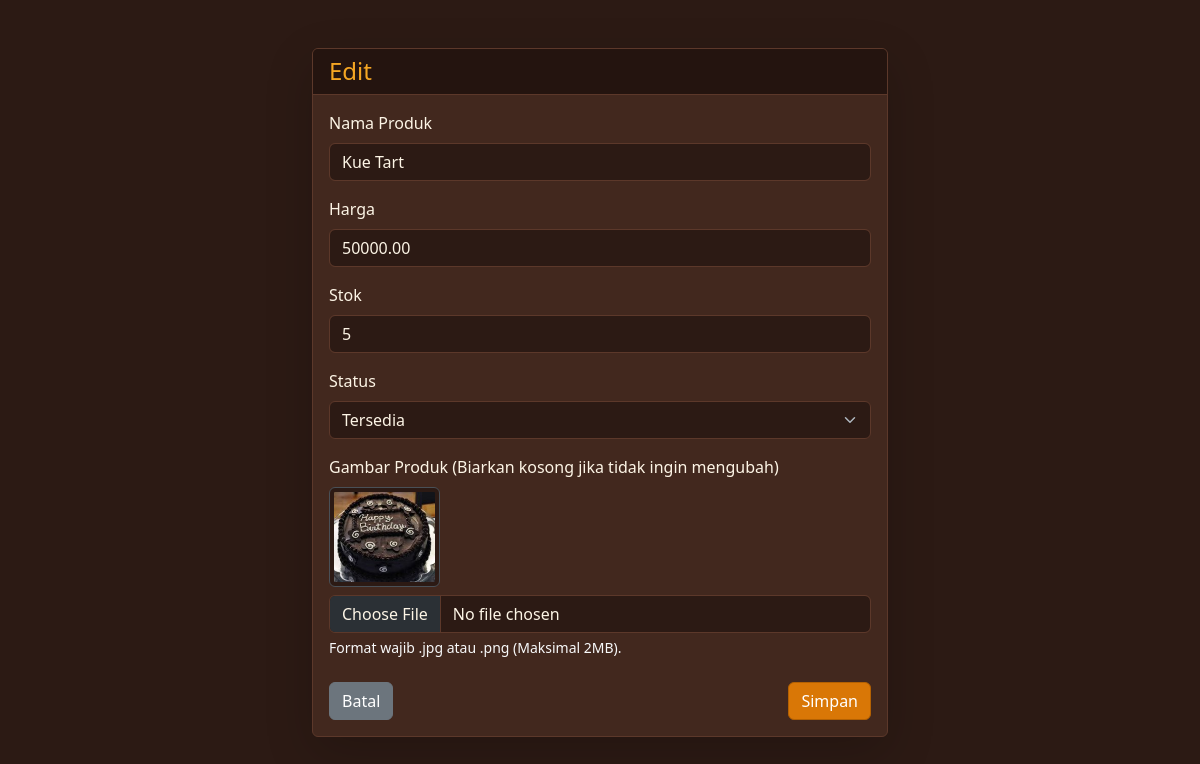
/index.php?page=edit&id=12 (signed in), run on the app's committed database.
### tables this page shows
CREATE TABLE `produk` (
  `id` int(11) NOT NULL,
  `nama` varchar(100) NOT NULL,
  `harga` decimal(10,2) NOT NULL,
  `stok` int(11) NOT NULL,
  `status` varchar(20) DEFAULT 'Tersedia',
  `gambar` varchar(255) DEFAULT NULL,
  `thumbpath` varchar(255) DEFAULT NULL
);

### models/Product.php (called while the page is built, shortened)
<?php
class Product {
    private $conn;
    public function __construct($db) {
        $this->conn = $db;
    }
    public function getProductById($id) {
        $stmt = $this->conn->prepare("SELECT * FROM produk WHERE id = ?");
        $stmt->bind_param("i", $id);
        $stmt->execute();
        return $stmt->get_result()->fetch_assoc();
    }
}
?>

### config/database.php (called while the page is built, shortened)
<?php
function escape_output($string) {
    return htmlspecialchars($string, ENT_QUOTES, 'UTF-8');
}
?>

### views/edit.php (the view, shortened to what this page needs)
<!DOCTYPE html>
<html lang="id" data-bs-theme="dark">
<head>
    <link href="https://cdn.jsdelivr.net/npm/bootstrap@5.3.0/dist/css/bootstrap.min.css" rel="stylesheet">
</head>
<body>
    <div class="container mt-5" style="max-width: 600px;">
        <div class="card shadow-lg border-secondary form-animasi">
            <div class="card-header bg-warning text-dark">
                <h4 class="mb-0">Edit</h4>
            </div>
            <div class="card-body">
                <form method="POST" action="index.php?page=edit&id=<?= $data['id'] ?>" enctype="multipart/form-data">
                    <div class="mb-3">
                        <label class="form-label">Nama Produk</label>
                        <input type="text" name="nama_produk" class="form-control" value="<?= escape_output($data['nama']) ?>" required>
                    </div>
                    <div class="mb-3">
                        <label class="form-label">Harga</label>
                        <input type="number" name="harga" class="form-control" value="<?= $data['harga'] ?>" required min="0">
                    </div>
                    <div class="mb-3">
                        <label class="form-label">Stok</label>
                        <input type="number" name="stok" class="form-control" value="<?= $data['stok'] ?>" required min="0">
                    </div>
                    <div class="mb-3">
                        <label class="form-label">Status</label>
                        <select name="status" class="form-select">
                            <option value="Tersedia" <?= $data['status'] === 'Tersedia' ? 'selected' : '' ?>>Tersedia</option>
                        </select>
                    </div>
                    <div class="mb-4">
                        <label class="form-label">Gambar Produk (Biarkan kosong jika tidak ingin mengubah)</label>
                        <?php if($data['thumbpath']): ?>
                            <div class="mb-2">
                                <img src="<?= escape_output($data['thumbpath']) ?>" class="img-thumbnail" alt="Thumbnail Saat Ini" style="max-height: 100px;">
                            </div>
                        <?php endif; ?>
                        <input type="file" name="gambar" class="form-control" accept=".jpg, .jpeg, .png">
                        <div class="form-text text-light">Format wajib .jpg atau .png (Maksimal 2MB).</div>
                    </div>
                    <div class="d-flex justify-content-between">
                        <a href="index.php?page=dashboard" class="btn btn-secondary btn-transisi">Batal</a>
                        <button type="submit" class="btn btn-primary btn-transisi">Simpan</button>
                    </div>
                </form>
            </div>
        </div>
    </div>
</body>
</html>

### views/edit.php (style rules this page uses)
[data-bs-theme="dark"] { --bs-body-bg: #2c1a14; --bs-body-color: #fdf5e6; --bs-body-tertiary-bg: #2c1a14; }
.card { background-color: #42281e !important; border-color: #5c382a !important; color: #fdf5e6; }
.card-header, .table-active th { background-color: #24140f !important; color: #f5a623 !important; border-bottom: 1px solid #5c382a; }
.btn-primary { background-color: #d97706; border-color: #b46102; color: #fff; }
.form-control, .form-select { background-color: #2c1a14 !important; border-color: #5c382a !important; color: #fdf5e6 !important; }
.btn-transisi { transition: transform 0.3s ease, background-color 0.3s ease; }
.form-animasi { animation: slideIn 0.5s ease-out; }

### data on the page
produk: nama_produk "Kue Tart", harga "50000.00", stok "5", status "Tersedia", thumbpath (picture)
